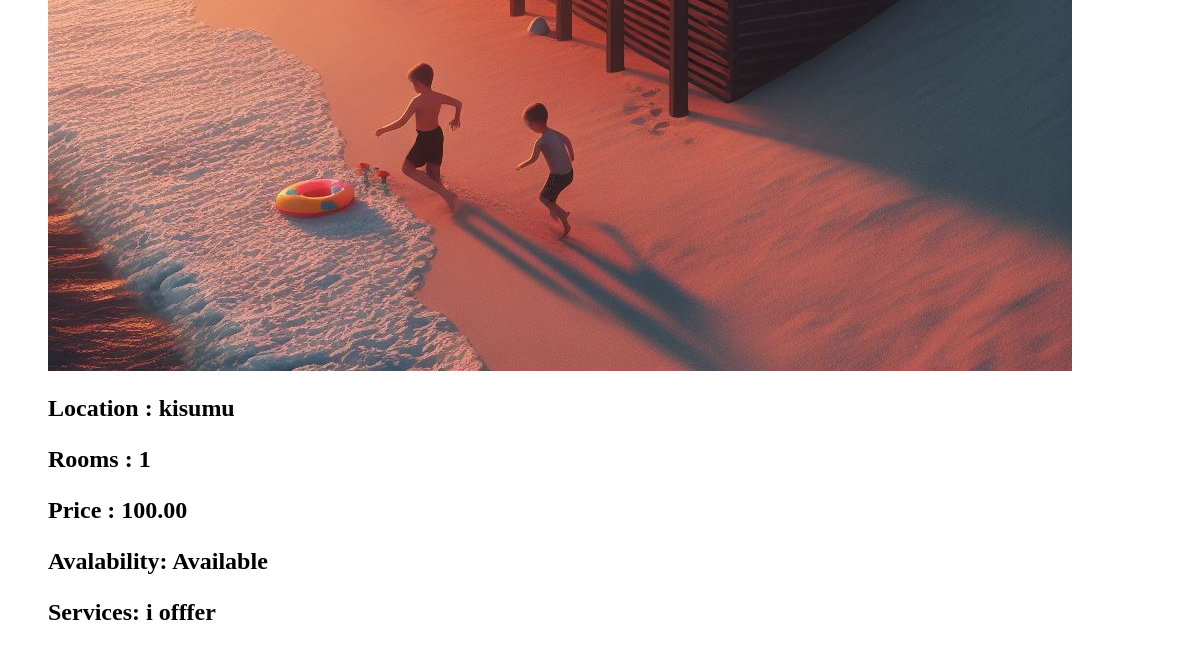
The app's page /airbnb/ (lower part), older data.
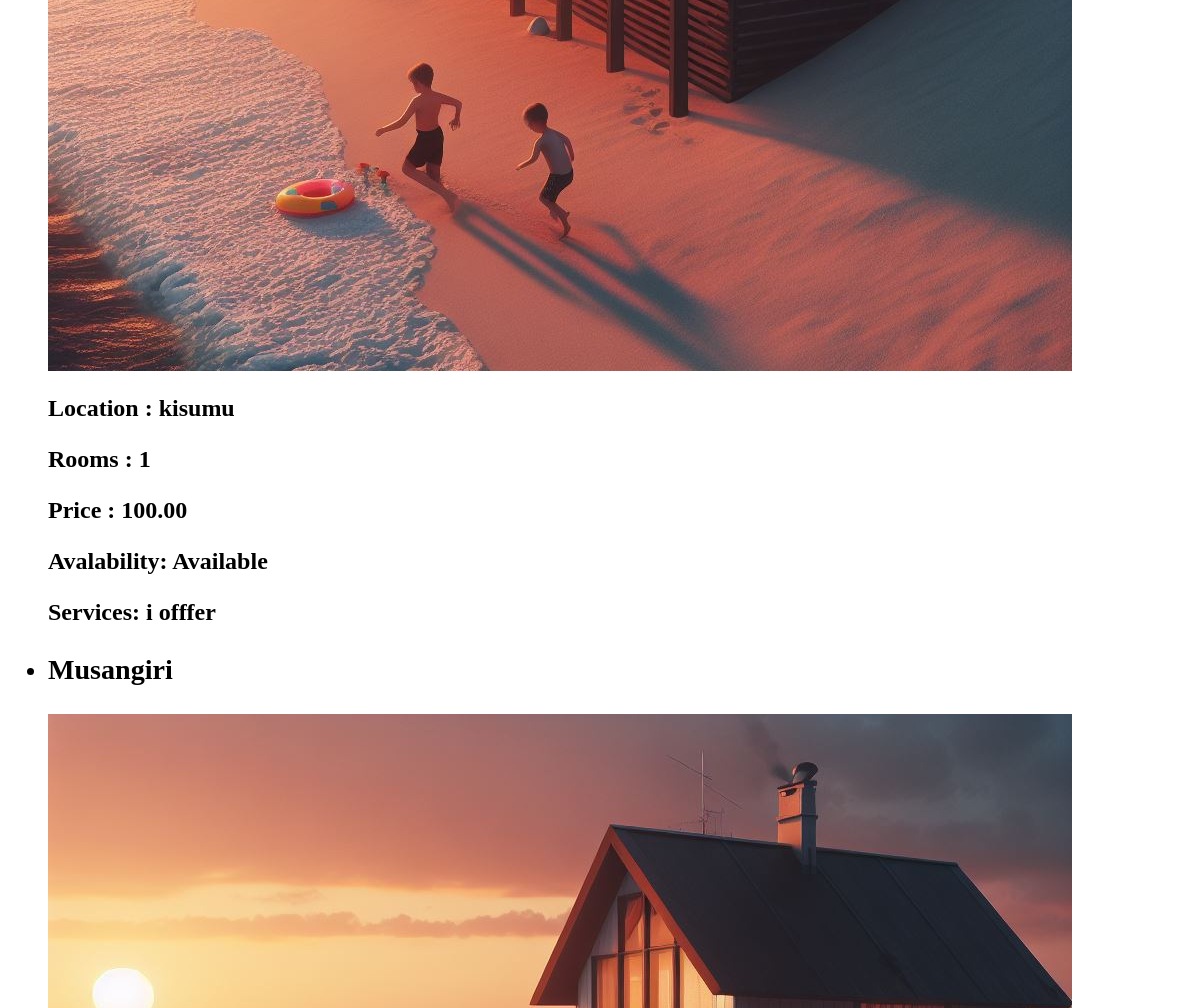
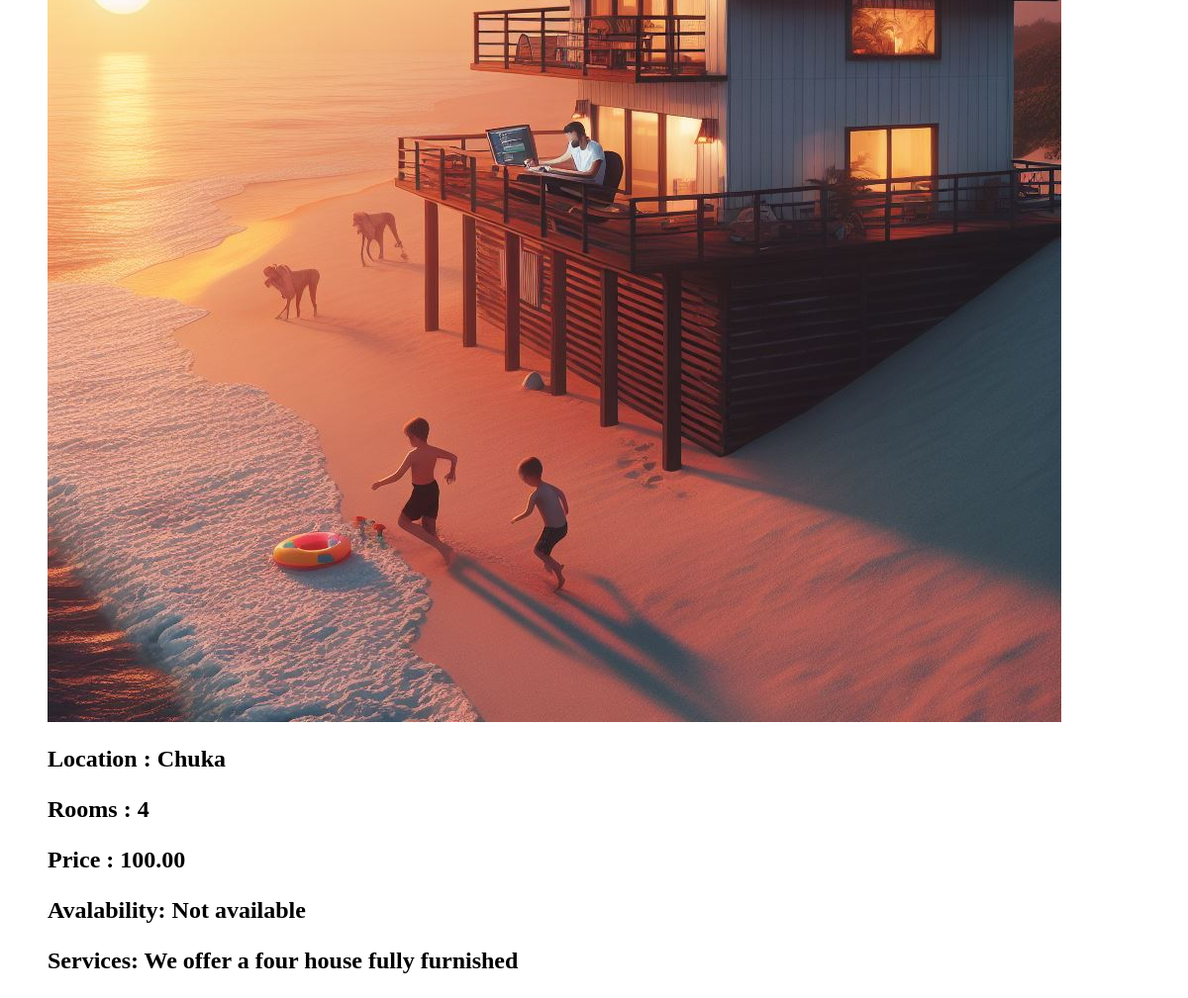
The same page, newer data (2 pictures, top to bottom).
### airbnb/models.py (models this page shows, shortened)
class Airbnb(models.Model):
    name = models.CharField(max_length=50)
    location = models.CharField(max_length=50)
    rooms = models.PositiveSmallIntegerField(default=1)
    price = models.DecimalField(max_digits=6, decimal_places=2)
    avalability = models.BooleanField(default=True)
    services = models.TextField()
    image = models.ImageField(upload_to='images/', default=1)

### airbnb/views.py (the view)
# urls.py: path('airbnb/', AirbnbListView.as_view(), name= 'airbnb'),
class AirbnbListView(ListView):
    model = Airbnb
    template_name = 'airbnb.html'
    context_object_name = 'all_airbnbs_list'

### templates/airbnb.html (shortened to what this page needs)
<html>
    <head>
    </head>
    <body>
        <h2>Enjoy this executive 3 bedroom fully furnished apartment (Airbnb)
            <ul>
                {% for  airbnb in all_airbnbs_list %}
                <li>
                    <h3>{{ airbnb.name }}</h3>
                    <img src="house.jpeg" alt="The picture of the airbnb">
                    <p>Location : {{ airbnb.location }} </p>
                    <p>Rooms : {{ airbnb.rooms }}</p>
                    <p>Price : {{airbnb.price }}</p>
                    <p>Avalability: {% if airbnb.avalability %}Available{% else %}
                        Not available {% endif %}
                    </p>
                    <p>Services: {{ airbnb.services }}</p>
                </li>
                {% endfor %}
            </ul></h2>
    </body>
</html>

Row changes from the older to the newer data that the page shows:
added Airbnb: name "Musangiri", location "Chuka", rooms "4", price "100.00", avalability "Not available", services "We offer a four house fully furnished"
